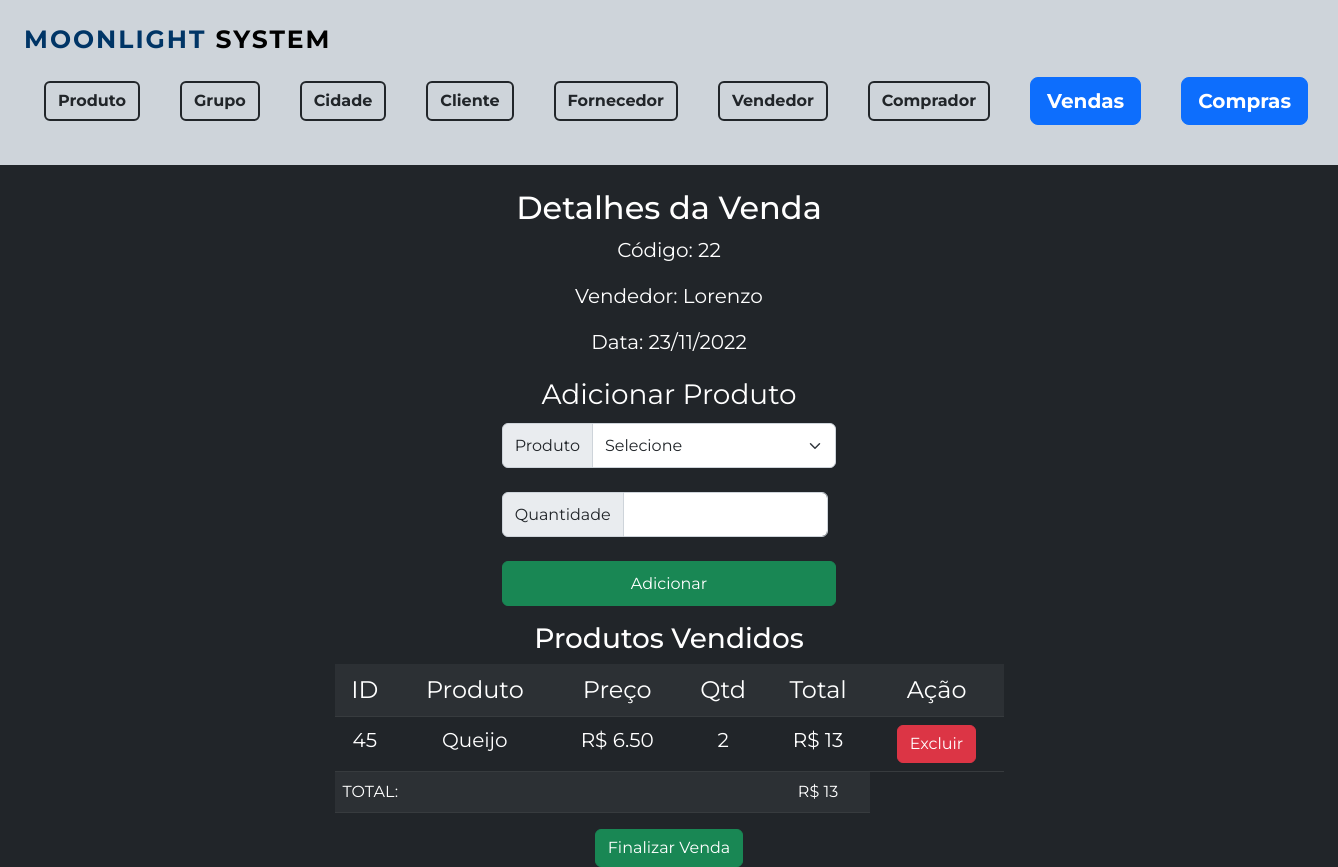
Page /venda1/detalheVenda.php?id=22 on the committed database.
### tables this page shows
CREATE TABLE `tb_venda` (
  `id_venda` int(11) NOT NULL,
  `dt_venda` date NOT NULL,
  `fk_id_cliente` int(11) NOT NULL,
  `fk_id_vendedor` int(11) NOT NULL,
  `vl_total` float(9,2) DEFAULT NULL
);

CREATE TABLE `tb_vendedor` (
  `id_vendedor` int(11) NOT NULL,
  `nm_vendedor` varchar(55) NOT NULL
);

CREATE TABLE `tb_produto` (
  `id_produto` int(11) NOT NULL,
  `nm_produto` varchar(55) NOT NULL,
  `precocompra` float(9,2) DEFAULT NULL,
  `precovenda` float(9,2) DEFAULT NULL,
  `obs` text DEFAULT NULL,
  `fk_id_grupo` int(11) DEFAULT NULL,
  `qtd_estoque` double(9,2) DEFAULT NULL
);

CREATE TABLE `tb_itens_venda` (
  `id_itens_venda` int(11) NOT NULL,
  `fk_id_pedido` int(11) NOT NULL,
  `fk_id_produto` int(11) NOT NULL,
  `qtd_venda` int(11) NOT NULL,
  `preuni` float(9,2) NOT NULL,
  `fk_id_venda` int(11) NOT NULL
);

### venda1/detalheVenda.php (the view, shortened to what this page needs)
<?php
include '../formMenu.php';
include '../conexao/conecta.php';
$id = $_GET['id'];
$sql = "SELECT v.id_venda, vd.nm_vendedor, cli.nm_cliente,v.dt_venda FROM tb_venda v INNER JOIN tb_vendedor vd ON v.fk_id_vendedor=vd.id_vendedor INNER JOIN tb_cliente cli ON cli.id_cliente=v.fk_id_cliente WHERE v.id_venda=$id";
$resultado = mysqli_query($conexao, $sql);
if (!$resultado) {
	die("SQL: " . $sql . "" . mysqli_error($conexao));
} else {
	$venda = mysqli_fetch_array($resultado);
}
$sqlProdutosVendidos = "SELECT p.id_produto, p.nm_produto, p.precovenda, it.qtd_venda FROM tb_produto p JOIN tb_itens_venda it ON p.id_produto = it.fk_id_produto WHERE it.fk_id_venda = $id";
$resultadoProdutosVendidos = mysqli_query($conexao, $sqlProdutosVendidos);
?>
<h2 class="pt-4">Detalhes da Venda</h2>
<p class="fs-5">Código: <?php echo $venda['id_venda'] ?></p>
<p class="fs-5">Vendedor: <?php echo $venda['nm_vendedor'] ?></p>
<?php
$novaData = date("d/m/Y", strtotime($venda['dt_venda']));
?>
<p class="fs-5">Data: <?php echo $novaData ?></p>
<form method="post" action="gravaVendaProduto.php">
	<fieldset class="d-flex flex-column w-25 m-auto">
		<legend class="fs-3">Adicionar Produto</legend>
		<div class="input-group pb-4">
		<span class="input-group-text">Produto</span>
			<select name="produto" class="form-select">
			<option>Selecione</option>
		</select>
		</div>
		<div class="input-group pb-4">
		<span class="input-group-text">Quantidade</span>
		<input type="text" name="quantidade" class="form-control">&nbsp;&nbsp;
		</div>
		<input type="submit" value="Adicionar" class="btn btn-success">
	</fieldset>
</form>
<h3 class="pt-3">Produtos Vendidos</h3>
<table class="table table-dark table-striped w-50 m-auto">
	<tr class="fs-4">
		<td>ID</td>
		<td>Produto</td>
		<td>Preço</td>
		<td>Qtd</td>
		<td>Total</td>
		<td>Ação</td>
	</tr>
<?php
	$total = 0;
	while($linha = mysqli_fetch_array($resultadoProdutosVendidos)) {
		echo "<tr class='fs-5'>";
		echo "<td>$linha[id_produto]</td>";
		echo "<td>$linha[nm_produto]</td>";
		echo "<td>R$ $linha[precovenda]</td>";
		echo "<td>$linha[qtd_venda]</td>";
		echo "<td>R$ ". $linha['precovenda'] * $linha['qtd_venda'] ."</td>";
		echo "<td>";
		echo "<a href='excluirVendaProduto.php?produto=$linha[id_produto]&venda=$id' class='btn btn-danger'>Excluir</a>";
		echo "</td>";
		echo "</tr>";
		$total = $total + ($linha['precovenda'] * $linha['qtd_venda']);
	}
?>
	<tr>
		<td colspan="4" class="text-lg-start">TOTAL:
		<td>R$ <?php echo $total ?></td>
	</tr>
</table>
<a href="../venda/formListaVenda.php" class="btn btn-success mt-3">Finalizar Venda</a>

### formMenu.php (style rules this page uses)
body { background-color: #212529; color: #fff; font-family: 'Montserrat', sans-serif; }

### venda1/detalheVenda.php (style rules this page uses)
body { text-align: center; }
input ,select { height: 45px; }

### rows in the picture
tb_venda: id_venda "22", tb_vendedor.nm_vendedor "Lorenzo", dt_venda "23/11/2022"
tb_produto: id_produto "45", nm_produto "Queijo", precovenda "6.50", tb_itens_venda.qtd_venda "2", $linha['precovenda']*$linha['qtd_venda'] "13"

### other values in the picture
$total "13"
